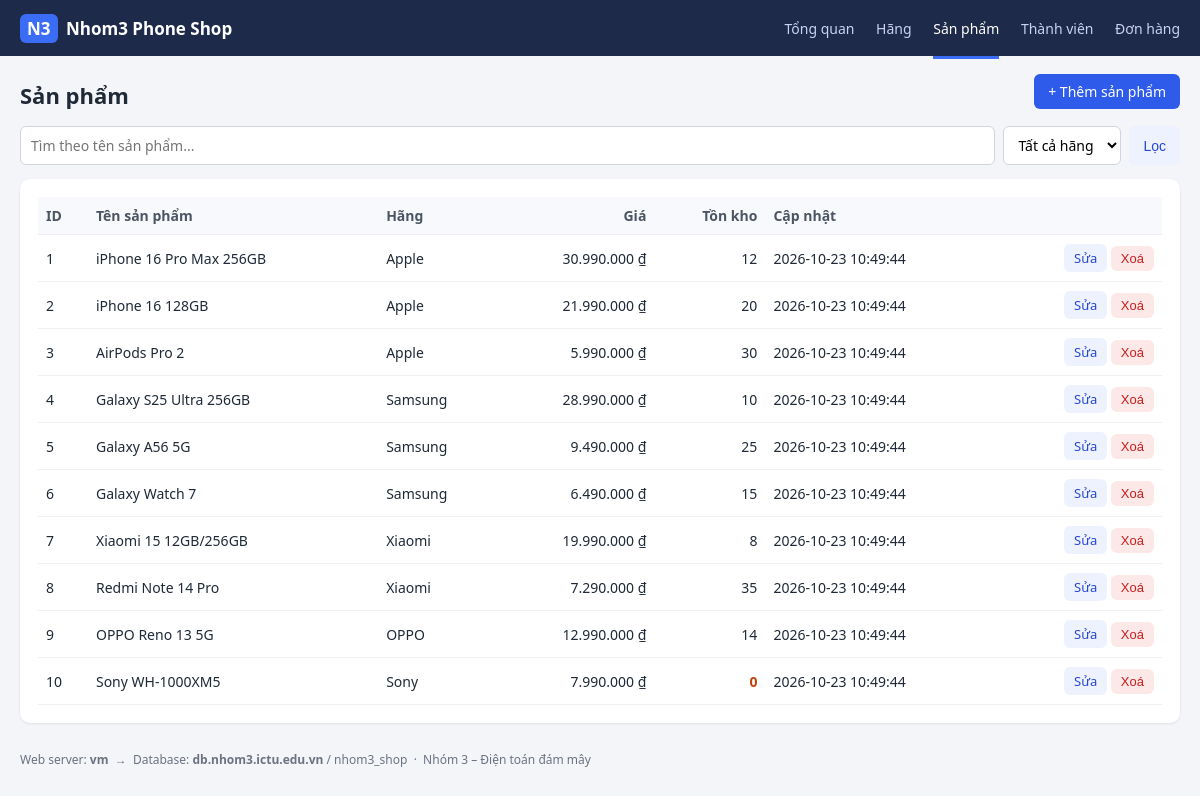
/products.php, run on the app's committed database.
### tables this page shows
CREATE TABLE products (
  id           INT UNSIGNED AUTO_INCREMENT PRIMARY KEY,
  brand_id     INT UNSIGNED NOT NULL,
  name         VARCHAR(200) NOT NULL,
  price        DECIMAL(12,0) NOT NULL,
  stock        INT NOT NULL DEFAULT 0,
  description  TEXT NULL,
  created_at   DATETIME NOT NULL DEFAULT CURRENT_TIMESTAMP,
  updated_at   DATETIME NOT NULL DEFAULT CURRENT_TIMESTAMP ON UPDATE CURRENT_TIMESTAMP,
  CONSTRAINT fk_products_brand FOREIGN KEY (brand_id) REFERENCES brands(id),
  CONSTRAINT chk_products_price CHECK (price > 0),
  CONSTRAINT chk_products_stock CHECK (stock >= 0)
);

CREATE TABLE brands (
  id          INT UNSIGNED AUTO_INCREMENT PRIMARY KEY,
  name        VARCHAR(100) NOT NULL UNIQUE,
  country     VARCHAR(100) NULL,
  created_at  DATETIME NOT NULL DEFAULT CURRENT_TIMESTAMP
);

### products.php (the view, shortened to what this page needs)
<?php
require __DIR__ . '/inc/db.php';
    require __DIR__ . '/inc/header.php'; ?>
    <?php require __DIR__ . '/inc/footer.php';
$kw    = trim($_GET['q'] ?? '');
$sql   = 'SELECT p.*, b.name AS brand_name
            FROM products p JOIN brands b ON b.id = p.brand_id
           WHERE p.name LIKE ?';
$params = ['%' . $kw . '%'];
$rows = q($sql . ' ORDER BY p.id', $params)->fetchAll();
require __DIR__ . '/inc/header.php'; ?>
<div class="page-head">
  <h1>Sản phẩm</h1>
  <a class="btn" href="products.php?action=create">+ Thêm sản phẩm</a>
</div>
<form class="search">
  <input name="q" value="<?= e($kw) ?>" placeholder="Tìm theo tên sản phẩm...">
  <select name="brand">
    <option value="0">Tất cả hãng</option>
  </select>
  <button class="btn ghost">Lọc</button>
</form>
<div class="card">
<table>
  <tr><th>ID</th><th>Tên sản phẩm</th><th>Hãng</th><th class="right">Giá</th><th class="right">Tồn kho</th><th>Cập nhật</th><th></th></tr>
  <?php foreach ($rows as $r): ?>
  <tr>
    <td><?= $r['id'] ?></td>
    <td><?= e($r['name']) ?></td>
    <td><?= e($r['brand_name']) ?></td>
    <td class="right"><?= money($r['price']) ?></td>
    <td class="right <?= $r['stock'] == 0 ? 'warn' : '' ?>"><?= $r['stock'] ?></td>
    <td><?= e($r['updated_at']) ?></td>
    <td class="right">
      <a class="btn ghost sm" href="products.php?action=edit&id=<?= $r['id'] ?>">Sửa</a>
      <?= delete_button('products.php?action=delete&id=' . $r['id']) ?>
    </td>
  </tr>
  <?php endforeach; ?>
</table>
</div>
<?php require __DIR__ . '/inc/footer.php'; ?>

### inc/db.php (shortened to what this page needs)
<?php
function db(): PDO
{
    static $pdo = null;
    if ($pdo === null) {
        $dsn = 'mysql:host=' . DB_HOST . ';dbname=' . DB_NAME . ';charset=utf8mb4';
        $pdo = new PDO($dsn, DB_USER, DB_PASS, [
            PDO::ATTR_ERRMODE            => PDO::ERRMODE_EXCEPTION,
            PDO::ATTR_DEFAULT_FETCH_MODE => PDO::FETCH_ASSOC,
            PDO::ATTR_EMULATE_PREPARES   => false,
        ]);
    }
    return $pdo;
}
function q(string $sql, array $params = []): PDOStatement
{
    $st = db()->prepare($sql);
    $st->execute($params);
    return $st;
}
function e($v): string
{
    return htmlspecialchars((string)$v, ENT_QUOTES, 'UTF-8');
}
function money($n): string
{
    return number_format((float)$n, 0, ',', '.') . ' ₫';
}
function csrf_field(): string
{
    return '<input type="hidden" name="_csrf" value="' . e($_SESSION['csrf']) . '">';
}
function delete_button(string $url, string $label = 'Xoá'): string
{
    return '<form method="post" action="' . e($url) . '" class="inline" '
         . 'onsubmit="return confirm(\'Chắc chắn xoá?\')">'
         . csrf_field() . '<button class="btn danger sm">' . e($label) . '</button></form>';
}

### assets/style.css (style rules this page uses)
* { box-sizing: border-box; }
body { margin: 0; font-family: "Segoe UI", Arial, sans-serif; font-size: 14px; color: #1f2937; background: #f3f5f9; }
a { color: #2547d0; text-decoration: none; }
h1 { font-size: 22px; margin: 24px 0 16px; }
.card { background: #fff; border-radius: 10px; padding: 18px; margin-bottom: 18px; box-shadow: 0 1px 3px rgba(0,0,0,.08); }
.card-head, .page-head { display: flex; align-items: center; justify-content: space-between; }
table { width: 100%; border-collapse: collapse; }
th, td { text-align: left; padding: 9px 8px; border-bottom: 1px solid #eef0f4; vertical-align: middle; }
th { background: #f8f9fc; font-weight: 600; color: #4b5563; }
.right { text-align: right; }
.warn { color: #c2410c; font-weight: 700; }
.btn { display: inline-block; background: #2f5bea; color: #fff; border: 0; border-radius: 6px; padding: 8px 14px; cursor: pointer; font-size: 14px; }
.btn.ghost { background: #eef2ff; color: #2547d0; }
.btn.danger { background: #fde8e8; color: #c81e1e; }
.btn.sm { padding: 5px 10px; font-size: 13px; }
form.inline { display: inline; }
.search { display: flex; gap: 8px; margin-bottom: 14px; }
.search input { flex: 1; }
input, select, textarea { font: inherit; padding: 8px 10px; border: 1px solid #d1d5db; border-radius: 6px; background: #fff; }

### data on the page
products: id "1", name "iPhone 16 Pro Max 256GB", brand.name "Apple", price "30.990.000 ₫", stock "12", updated_at "2026-10-23 10:49:44"
products: id "2", name "iPhone 16 128GB", brand.name "Apple", price "21.990.000 ₫", stock "20", updated_at "2026-10-23 10:49:44"
products: id "3", name "AirPods Pro 2", brand.name "Apple", price "5.990.000 ₫", stock "30", updated_at "2026-10-23 10:49:44"
products: id "4", name "Galaxy S25 Ultra 256GB", brand.name "Samsung", price "28.990.000 ₫", stock "10", updated_at "2026-10-23 10:49:44"
products: id "5", name "Galaxy A56 5G", brand.name "Samsung", price "9.490.000 ₫", stock "25", updated_at "2026-10-23 10:49:44"
products: id "6", name "Galaxy Watch 7", brand.name "Samsung", price "6.490.000 ₫", stock "15", updated_at "2026-10-23 10:49:44"
products: id "7", name "Xiaomi 15 12GB/256GB", brand.name "Xiaomi", price "19.990.000 ₫", stock "8", updated_at "2026-10-23 10:49:44"
products: id "8", name "Redmi Note 14 Pro", brand.name "Xiaomi", price "7.290.000 ₫", stock "35", updated_at "2026-10-23 10:49:44"
products: id "9", name "OPPO Reno 13 5G", brand.name "OPPO", price "12.990.000 ₫", stock "14", updated_at "2026-10-23 10:49:44"
products: id "10", name "Sony WH-1000XM5", brand.name "Sony", price "7.990.000 ₫", stock "0", updated_at "2026-10-23 10:49:44"

### other printed values
APP_NAME "Nhom3 Phone Shop"
$label "Tổng quan"
$label "Hãng"
$label "Sản phẩm"
$label "Thành viên"
$label "Đơn hàng"
gethostname() "vm"
DB_HOST "db.nhom3.ictu.edu.vn"
DB_NAME "nhom3_shop"
